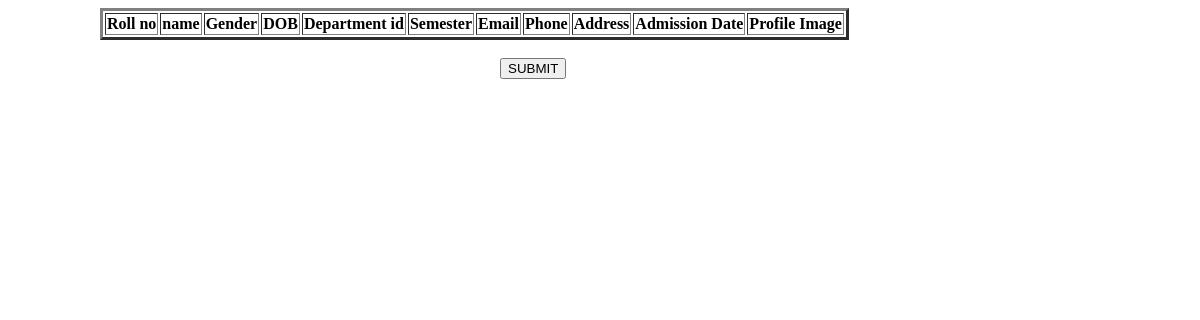
Before: /ManageStudent with the older database file.
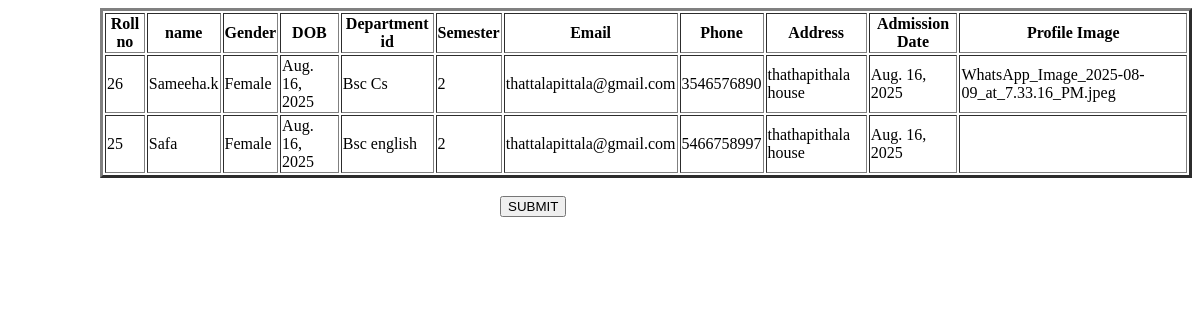
After: the same page with the newer database file.
### CampusSenseApp/models.py (models this page shows)
class Students(models.Model):
    DEPARTMENT = models.ForeignKey(Department, on_delete=models.CASCADE)
    LOGIN = models.ForeignKey(LoginTable, on_delete=models.CASCADE)
    Name=models.CharField(max_length=50,null=True,blank=True)
    RollNumber=models.CharField(max_length=50,null=True,blank=True)
    Gender=models.CharField(max_length=50,null=True,blank=True)
    DateofBirth=models.DateField(auto_now=True,null=True,blank=True)
    Semester=models.CharField(max_length=50,null=True,blank=True)
    Email=models.CharField(max_length=50,null=True,blank=True)
    Phone=models.BigIntegerField(null=True,blank=True)
    Address=models.CharField(max_length=50,null=True,blank=True)
    AdmissionDate=models.DateField(auto_now=True,null=True,blank=True)
    ProfileImage=models.FileField(null=True,blank=True)

class Department(models.Model):
    DepartmentName=models.CharField(max_length=50,null=True, blank=True)

### CampusSenseApp/views.py (the view)
# urls.py: path('ManageStudent', ManageStudent.as_view(), name="ManageStudent"),
class ManageStudent(View):
    def get(self, request):
        obj = Students.objects.all()
        return render(request, "admin module/managestudent.html", {'val': obj})

### templates/admin module/managestudent.html (shortened to what this page needs)
<!DOCTYPE html>
<html lang="en">
<head>
</head>
<body>
   <table border="3">
    <tr>
        <th>Roll no</th>
        <th>name</th>
        <th>Gender</th>
        <th>DOB</th>
        <th>Department id</th>
        <th>Semester</th>
        <th>Email</th>
        <th>Phone</th>
        <th>Address</th>
        <th>Admission Date</th>
        <th>Profile Image</th>
    </tr>
    {% for i in val %}
    <tr>
        <td>{{ i.RollNumber}}</td>
        <td>{{ i.Name }}</td>
        <td>{{ i.Gender }}</td>
        <td>{{ i.DateofBirth }}</td>
        <td>{{i.DEPARTMENT.DepartmentName}}</td>
        <td>{{ i.Semester }}</td>
        <td>{{ i.Email }}</td>
        <td>{{ i.Phone }}</td>
        <td>{{ i.Address }}</td>
        <td>{{ i.AdmissionDate }}</td>
        <td>{{ i.ProfileImage }}</td>
    </tr>
    {% endfor %}
    </table> <br>
    <button type="submit">SUBMIT</button>
</body>
</html>

Changed rows visible on the page:
added Students: RollNumber "26", Name "Sameeha.k", Gender "Female", DateofBirth "Aug. 16, 2025", DEPARTMENT.DepartmentName "Bsc Cs", Semester "2", Email "thattalapittala@gmail.com", Phone "3546576890", Address "thathapithala house", AdmissionDate "Aug. 16, 2025", ProfileImage "WhatsApp_Image_2025-08-09_at_7.33.16_PM.jpeg"
added Students: RollNumber "25", Name "Safa", Gender "Female", DateofBirth "Aug. 16, 2025", DEPARTMENT.DepartmentName "Bsc english", Semester "2", Email "thattalapittala@gmail.com", Phone "5466758997", Address "thathapithala house", AdmissionDate "Aug. 16, 2025"
